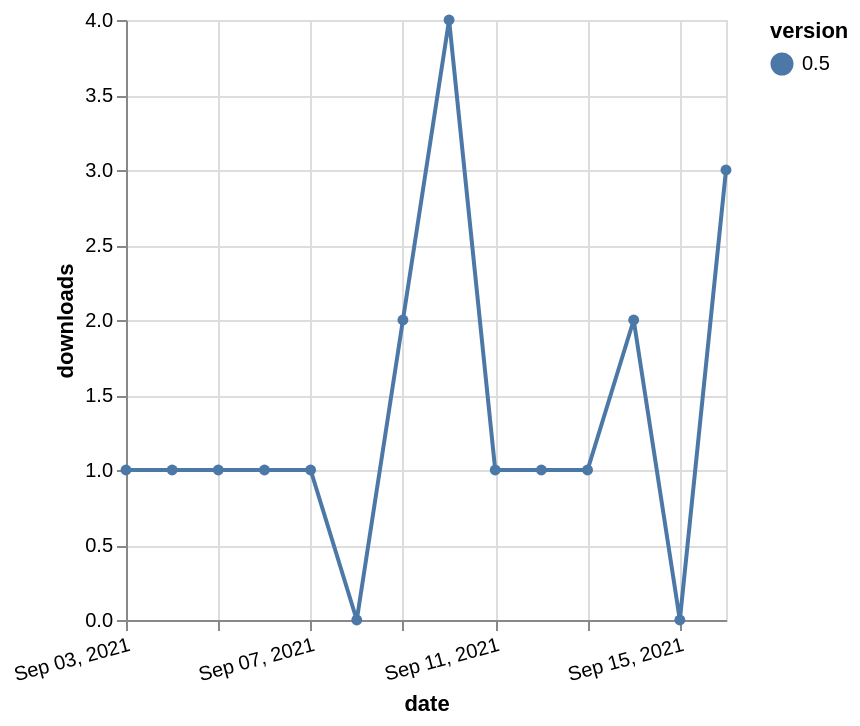

The Vega-Lite source for this figure:
### Vega-Lite specification from a JSON file in a GitHub repository (floating-point values rounded to 4 significant figures)
{"$schema": "https://vega.github.io/schema/vega-lite/v5.json", "description": "A simple bar chart with embedded data.", "data": {"values": [{"date": "2021-09-03", "total": 415, "delta": 1, "version": "0.5"}, {"date": "2021-09-04", "total": 416, "delta": 1, "version": "0.5"}, {"date": "2021-09-05", "total": 417, "delta": 1, "version": "0.5"}, {"date": "2021-09-06", "total": 418, "delta": 1, "version": "0.5"}, {"date": "2021-09-07", "total": 419, "delta": 1, "version": "0.5"}, {"date": "2021-09-08", "total": 419, "delta": 0, "version": "0.5"}, {"date": "2021-09-09", "total": 421, "delta": 2, "version": "0.5"}, {"date": "2021-09-10", "total": 425, "delta": 4, "version": "0.5"}, {"date": "2021-09-11", "total": 426, "delta": 1, "version": "0.5"}, {"date": "2021-09-12", "total": 427, "delta": 1, "version": "0.5"}, {"date": "2021-09-13", "total": 428, "delta": 1, "version": "0.5"}, {"date": "2021-09-14", "total": 430, "delta": 2, "version": "0.5"}, {"date": "2021-09-15", "total": 430, "delta": 0, "version": "0.5"}, {"date": "2021-09-16", "total": 433, "delta": 3, "version": "0.5"}]}, "width": "container", "mark": {"type": "line", "point": {"filled": true}}, "encoding": {"x": {"field": "date", "type": "temporal", "timeUnit": "yearmonthdate", "title": "date", "axis": {"labelAngle": -15}}, "y": {"field": "delta", "type": "quantitative", "title": "downloads"}, "color": {"field": "version", "type": "nominal"}, "tooltip": {"field": "delta"}}}
